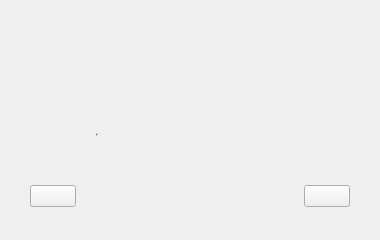
<?xml version="1.0" encoding="UTF-8"?>
<ui version="4.0">
 <class>myTipsBox</class>
 <widget class="QWidget" name="myTipsBox">
  <property name="geometry">
   <rect>
    <x>0</x>
    <y>0</y>
    <width>380</width>
    <height>240</height>
   </rect>
  </property>
  <property name="minimumSize">
   <size>
    <width>380</width>
    <height>240</height>
   </size>
  </property>
  <property name="maximumSize">
   <size>
    <width>380</width>
    <height>240</height>
   </size>
  </property>
  <property name="windowTitle">
   <string>MyMessageBox</string>
  </property>
  <property name="styleSheet">
   <string notr="true"/>
  </property>
  <layout class="QVBoxLayout" name="verticalLayout_3" stretch="2,5,1">
   <property name="spacing">
    <number>0</number>
   </property>
   <property name="leftMargin">
    <number>0</number>
   </property>
   <property name="topMargin">
    <number>0</number>
   </property>
   <property name="rightMargin">
    <number>0</number>
   </property>
   <property name="bottomMargin">
    <number>0</number>
   </property>
   <item>
    <widget class="QWidget" name="widget" native="true">
     <property name="minimumSize">
      <size>
       <width>0</width>
       <height>60</height>
      </size>
     </property>
     <property name="maximumSize">
      <size>
       <width>16777215</width>
       <height>60</height>
      </size>
     </property>
     <layout class="QHBoxLayout" name="horizontalLayout">
      <property name="spacing">
       <number>0</number>
      </property>
      <property name="leftMargin">
       <number>20</number>
      </property>
      <property name="topMargin">
       <number>0</number>
      </property>
      <property name="rightMargin">
       <number>10</number>
      </property>
      <property name="bottomMargin">
       <number>0</number>
      </property>
      <item>
       <widget class="QLabel" name="titleLabel">
        <property name="font">
         <font>
          <family>微软雅黑</family>
          <pointsize>18</pointsize>
          <weight>50</weight>
          <italic>false</italic>
          <bold>false</bold>
         </font>
        </property>
        <property name="styleSheet">
         <string notr="true">color: rgb(255, 255, 255);</string>
        </property>
        <property name="text">
         <string/>
        </property>
       </widget>
      </item>
      <item>
       <spacer name="horizontalSpacer">
        <property name="orientation">
         <enum>Qt::Horizontal</enum>
        </property>
        <property name="sizeHint" stdset="0">
         <size>
          <width>278</width>
          <height>20</height>
         </size>
        </property>
       </spacer>
      </item>
     </layout>
    </widget>
   </item>
   <item>
    <widget class="QWidget" name="widget_3" native="true">
     <layout class="QVBoxLayout" name="verticalLayout_2">
      <property name="spacing">
       <number>0</number>
      </property>
      <property name="leftMargin">
       <number>30</number>
      </property>
      <property name="topMargin">
       <number>0</number>
      </property>
      <property name="rightMargin">
       <number>30</number>
      </property>
      <property name="bottomMargin">
       <number>0</number>
      </property>
      <item>
       <layout class="QHBoxLayout" name="horizontalLayout_5" stretch="1,5">
        <property name="spacing">
         <number>12</number>
        </property>
        <item>
         <widget class="QLabel" name="iconLabel">
          <property name="minimumSize">
           <size>
            <width>54</width>
            <height>54</height>
           </size>
          </property>
          <property name="maximumSize">
           <size>
            <width>54</width>
            <height>54</height>
           </size>
          </property>
          <property name="text">
           <string/>
          </property>
         </widget>
        </item>
        <item>
         <layout class="QVBoxLayout" name="verticalLayout" stretch="0,1,1,0">
          <property name="spacing">
           <number>10</number>
          </property>
          <item>
           <spacer name="verticalSpacer">
            <property name="orientation">
             <enum>Qt::Vertical</enum>
            </property>
            <property name="sizeHint" stdset="0">
             <size>
              <width>20</width>
              <height>40</height>
             </size>
            </property>
           </spacer>
          </item>
          <item>
           <layout class="QHBoxLayout" name="horizontalLayout_2">
            <property name="spacing">
             <number>1</number>
            </property>
            <item>
             <widget class="QLabel" name="tipsLabel_3">
              <property name="maximumSize">
               <size>
                <width>60</width>
                <height>25</height>
               </size>
              </property>
              <property name="font">
               <font>
                <family>微软雅黑</family>
                <pointsize>-1</pointsize>
                <weight>50</weight>
                <italic>false</italic>
                <bold>false</bold>
               </font>
              </property>
              <property name="styleSheet">
               <string notr="true">font: 16px &quot;微软雅黑&quot;;
color: rgb(85, 85, 85);</string>
              </property>
              <property name="text">
               <string/>
              </property>
              <property name="alignment">
               <set>Qt::AlignLeading|Qt::AlignLeft|Qt::AlignVCenter</set>
              </property>
             </widget>
            </item>
            <item>
             <widget class="QLabel" name="tipsLabel_1">
              <property name="maximumSize">
               <size>
                <width>16777215</width>
                <height>25</height>
               </size>
              </property>
              <property name="font">
               <font>
                <family>微软雅黑</family>
                <pointsize>-1</pointsize>
                <weight>50</weight>
                <italic>false</italic>
                <bold>false</bold>
               </font>
              </property>
              <property name="styleSheet">
               <string notr="true">font: 16px &quot;微软雅黑&quot;;
color: rgb(85, 85, 85);</string>
              </property>
              <property name="text">
               <string/>
              </property>
              <property name="alignment">
               <set>Qt::AlignLeading|Qt::AlignLeft|Qt::AlignVCenter</set>
              </property>
              <property name="margin">
               <number>3</number>
              </property>
             </widget>
            </item>
           </layout>
          </item>
          <item>
           <layout class="QHBoxLayout" name="horizontalLayout_4">
            <property name="spacing">
             <number>1</number>
            </property>
            <item>
             <widget class="QLabel" name="tipsLabel_4">
              <property name="maximumSize">
               <size>
                <width>50</width>
                <height>25</height>
               </size>
              </property>
              <property name="font">
               <font>
                <family>微软雅黑</family>
                <pointsize>-1</pointsize>
                <weight>50</weight>
                <italic>false</italic>
                <bold>false</bold>
               </font>
              </property>
              <property name="styleSheet">
               <string notr="true">font: 16px &quot;微软雅黑&quot;;
color: rgb(85, 85, 85);</string>
              </property>
              <property name="text">
               <string>提示：</string>
              </property>
              <property name="alignment">
               <set>Qt::AlignLeading|Qt::AlignLeft|Qt::AlignVCenter</set>
              </property>
             </widget>
            </item>
            <item>
             <widget class="QLabel" name="tipsLabel_2">
              <property name="maximumSize">
               <size>
                <width>16777215</width>
                <height>25</height>
               </size>
              </property>
              <property name="font">
               <font>
                <family>微软雅黑</family>
                <pointsize>-1</pointsize>
                <weight>50</weight>
                <italic>false</italic>
                <bold>false</bold>
               </font>
              </property>
              <property name="styleSheet">
               <string notr="true">font: 16px &quot;微软雅黑&quot;;
color: rgb(85, 85, 85);</string>
              </property>
              <property name="text">
               <string/>
              </property>
              <property name="alignment">
               <set>Qt::AlignLeading|Qt::AlignLeft|Qt::AlignVCenter</set>
              </property>
              <property name="margin">
               <number>3</number>
              </property>
             </widget>
            </item>
           </layout>
          </item>
          <item>
           <spacer name="verticalSpacer_2">
            <property name="orientation">
             <enum>Qt::Vertical</enum>
            </property>
            <property name="sizeHint" stdset="0">
             <size>
              <width>20</width>
              <height>40</height>
             </size>
            </property>
           </spacer>
          </item>
         </layout>
        </item>
       </layout>
      </item>
      <item>
       <layout class="QHBoxLayout" name="horizontalLayout_3" stretch="1,5,1">
        <property name="spacing">
         <number>0</number>
        </property>
        <item>
         <widget class="QPushButton" name="okBtn">
          <property name="minimumSize">
           <size>
            <width>0</width>
            <height>0</height>
           </size>
          </property>
          <property name="text">
           <string/>
          </property>
         </widget>
        </item>
        <item>
         <spacer name="horizontalSpacer_2">
          <property name="orientation">
           <enum>Qt::Horizontal</enum>
          </property>
          <property name="sizeHint" stdset="0">
           <size>
            <width>108</width>
            <height>28</height>
           </size>
          </property>
         </spacer>
        </item>
        <item>
         <widget class="QPushButton" name="cancelBtn">
          <property name="minimumSize">
           <size>
            <width>0</width>
            <height>0</height>
           </size>
          </property>
          <property name="text">
           <string/>
          </property>
         </widget>
        </item>
       </layout>
      </item>
     </layout>
    </widget>
   </item>
   <item>
    <widget class="QLabel" name="label">
     <property name="minimumSize">
      <size>
       <width>0</width>
       <height>30</height>
      </size>
     </property>
     <property name="maximumSize">
      <size>
       <width>16777215</width>
       <height>30</height>
      </size>
     </property>
     <property name="text">
      <string/>
     </property>
    </widget>
   </item>
  </layout>
 </widget>
 <layoutdefault spacing="6" margin="11"/>
 <resources>
  <include location="KkPlayer.qrc"/>
 </resources>
 <connections/>
</ui>
